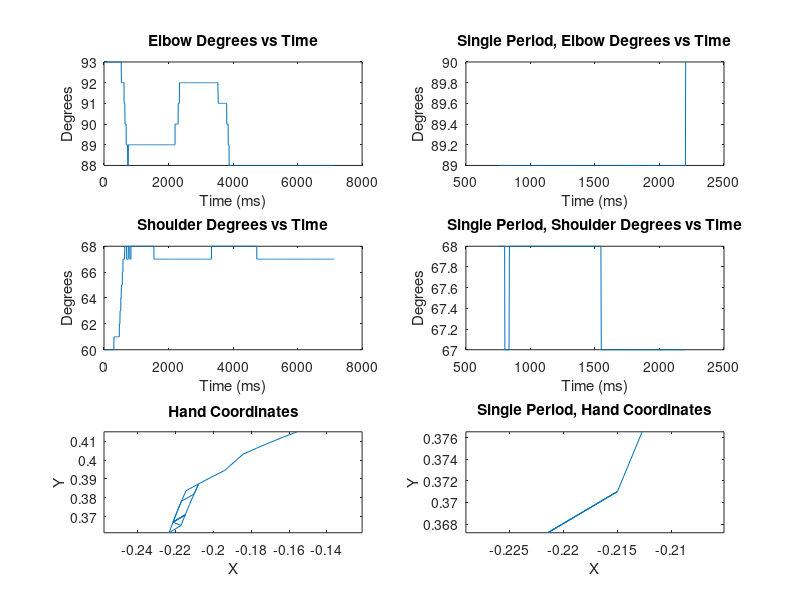

This chart was generated by the following MATLAB code:
%% Single Data Set Forward Kinematic Modeling
%  Last edited: May 1st, 2020
%  ME 18 Final Project
%  Libby Albanese and David Fricke

%% Initialize
close all
clear

l1 = .2635; %Length of upper segment, meters
l2 = .3429; %Length of lower segment, meters

%% Load and Assign Data
data=load('slowS60E90T1.csv');

thetaElb = data(:,2); %Elbow angles, degrees
thetaSh  = data(:,1); %Shoulder angles, degrees
time     = data(:,4); %time, seconds 

%% Isolate one period
[pksElb,locs] = findpeaks(thetaElb);

periodElb = thetaElb(locs(1):locs(2)); % Elbow, degrees
periodSh  = thetaSh(locs(1):locs(2));  % Shoulder angle, degrees
timeNew   = time(locs(1):locs(2));     % time, seconds

%% Convert to real coordinates
xHand = l1 * cosd(thetaSh) + l2 * cosd((180-thetaElb)+thetaSh); %meters
yHand = l1 * sind(thetaSh) + l2 * sind((180-thetaElb)+thetaSh); %meters

%% Coordinates for one period
xHandPer = l1 * cosd(periodSh) + l2 * cosd((180-periodElb)+periodSh); %meters
yHandPer = l1 * sind(periodSh) + l2 * sind((180-periodElb)+periodSh); %meters

%% Plot
figure(1);

subplot(3,2,1);
plot(time,thetaElb);
title(strcat("Elbow Degrees vs Time"))
xlabel('Time (ms)') 
ylabel('Degrees')

subplot(3,2,3);
plot(time,thetaSh);
title("Shoulder Degrees vs Time")
xlabel('Time (ms)') 
ylabel('Degrees')

subplot(3,2,5);
plot(xHand,yHand)
axis equal
title('Hand Coordinates')
xlabel('X')
ylabel('Y')

subplot(3,2,2)
plot(timeNew, periodElb)
title("Single Period, Elbow Degrees vs Time")
xlabel('Time (ms)') 
ylabel('Degrees')

subplot(3,2,4)
plot(timeNew, periodSh)
title("Single Period, Shoulder Degrees vs Time")
xlabel('Time (ms)') 
ylabel('Degrees')

subplot(3,2,6)
plot(xHandPer,yHandPer)
axis equal
title('Single Period, Hand Coordinates')
xlabel('X')
ylabel('Y')
